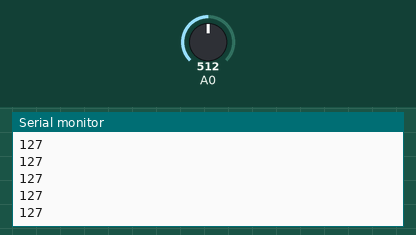
This sketch was run on a simulated Arduino Uno, built with avr-gcc and run on an emulated ATmega328P. Parts: the last lines printed to the serial monitor. The inputs (shaded band) are chosen by the test bench; at power-on: A0 = 512.

Above: at 1.2 s.
1.3 s: A0 set to 716
At 1.31 s:
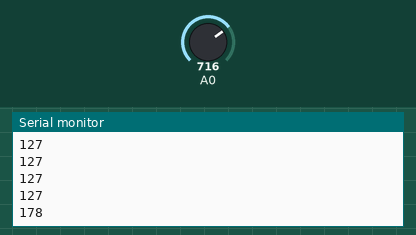
2.8 s: A0 set to 900
At 2.81 s:
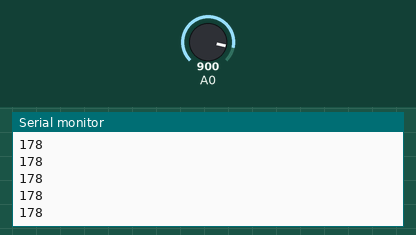
Timing chart, 0 to 5.8 s (numbered marks = the images above; inputs shaded):
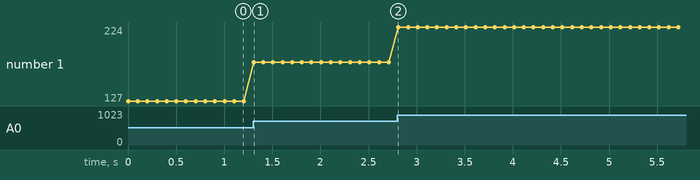

The sketch:

sketch_oct25aPotentiometerToMax.ino
```cpp
//define potentiometer value
int potVal;

void setup() {
  Serial.begin(9600);
}

void loop() {
  // pot val pin
  potVal = analogRead(A0);
  // map max and min values to rgb
  potVal = map(potVal, 0, 1023, 0, 255);
  //print values
  Serial.println(potVal);
  delay(100);
}
```

Measured:
- after the input at 1.3 s, the serial monitor: prints a new line at once (image 1)
- plotted number 1: 127 → 178 after the input at 1.3 s, 178 → 224 after the input at 2.8 s
